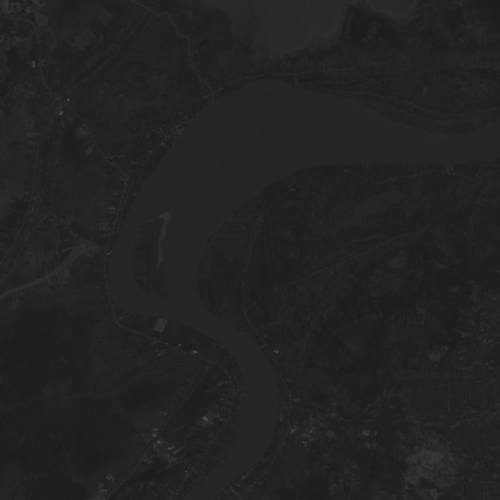
#> input picture data_train/LC08_126052_B3_crop.TIF, 500 x 500 px; the run also reads 1 picture not shown here
$ python gen_tiff_image_ndvi.py
#> lines starting #> are read from the running program, lines starting #| are printed output that depends on the picture; after the words box and inside, x2 and y2 are one past the last pixel; in counts of white or black regions, pixels touching at a corner belong together
import cv2
import numpy as np
import skimage
import skimage.io
import skimage.transform
from PIL import Image
from sklearn import cluster


def prepimage():  # prepare the image stack
    b3 = cv2.imread("data_train/LC08_126052_B3_crop.TIF", 0)  # load red
#> b3 is the input picture: shape (500, 500); min 28, max 79, mean 34.5
    b4 = cv2.imread("data_train/LC08_126052_B4_crop.TIF", 0)  # load band 5 - near infrared
    b5 = cv2.imread("data_train/LC08_126052_B5_crop.TIF", 0)
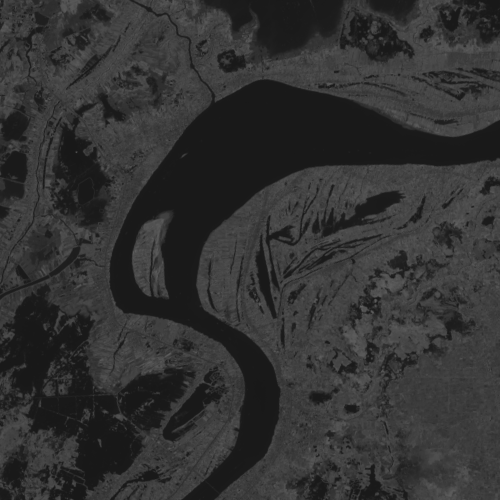
#> input picture data_train/LC08_126052_B5_crop.TIF, 500 x 500 px
#> b5 is the input picture: shape (500, 500); min 23, max 97, mean 50.5

    X3 = b3.reshape((-1, 1))
    X4 = b4.reshape((-1, 1))
    X5 = b5.reshape((-1, 1))

    X = np.concatenate((X5, X4, X3), axis=1)

    ndvi = np.true_divide((b5 - b4), (b5 + b4))  # ndvi
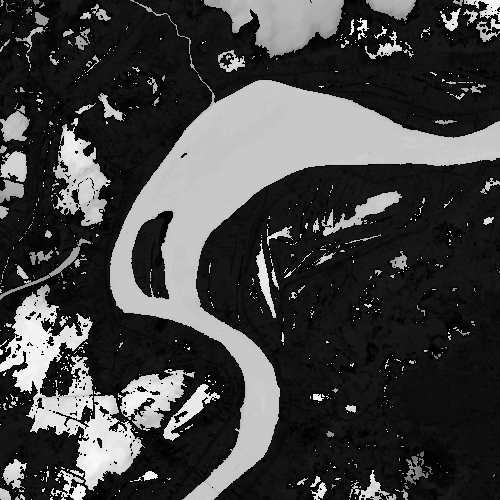
#> ndvi: shape (500, 500) float64; min 0, max 5.2, mean 1.37; drawn with min black and max white
    rgb = np.dstack((b5, b4, b3))  # combine into ordered stack
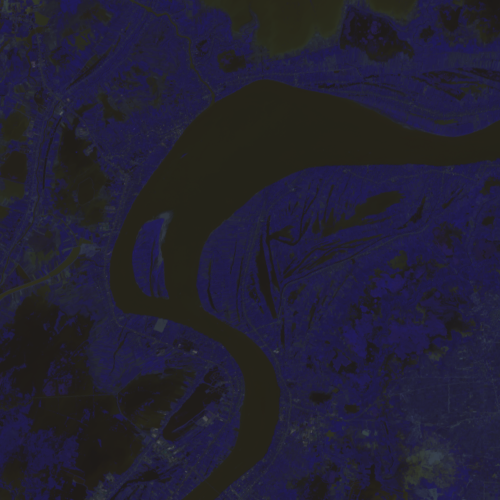
#> rgb: shape (500, 500, 3); mean of channels 0, 1, 2 50.5, 32.3, 34.5; drawn as B, G, R
    # cv2.imshow('rgb', rgb)
    # cv2.waitKey(0)

    rgb_big = skimage.transform.resize(rgb, output_shape=(b5.shape[0], b5.shape[1], 3), order=3, mode='constant',
                                       cval=0.0)  # resize the rgb composite to match the chromatic
    ndvi_big = skimage.transform.resize(ndvi, output_shape=(b5.shape[0], b5.shape[1]), order=3, mode='constant',
                                        cval=0.0)  # resize ndvi to match the rgb

    return rgb, ndvi_big, X

rgb, ndvi, X = prepimage()

# cv2.imshow('ssd', ndvi)
# cv2.waitKey(0)

#kmean ndvi_image
k_means = cluster.KMeans(n_clusters=2)
ndvi_big = ndvi.reshape((rgb.shape[0]*rgb.shape[1],1))
k_means.fit(ndvi_big)

#merge RGB
ndvi_pan_r = np.zeros((rgb.shape[0]*rgb.shape[1]), dtype="uint8")
ndvi_pan_g = np.zeros((rgb.shape[0]*rgb.shape[1]), dtype="uint8")
ndvi_pan_b = np.zeros((rgb.shape[0]*rgb.shape[1]), dtype="uint8")
ndvi_ap = []
X_cluster = k_means.labels_
# binary_image = np.zeros((rgb.shape[0]*rgb.shape[1],1), dtype=np.int32)
print(type(X_cluster[2]))
for i in range(len(X_cluster)):
    if X_cluster[i] == 0:
        ndvi_pan_r[i] = 0
        ndvi_pan_g[i] = 255
        ndvi_pan_b[i] = 0
        # binary_image[i] = 0
    else:
        ndvi_pan_r[i] = 255
        ndvi_pan_g[i] = 0
        ndvi_pan_b[i] = 0
        # binary_image[i] = 255
ndvi_pan_r = ndvi_pan_r.reshape((rgb.shape[0],rgb.shape[1]))
ndvi_pan_g = ndvi_pan_g.reshape((rgb.shape[0],rgb.shape[1]))
ndvi_pan_b = ndvi_pan_b.reshape((rgb.shape[0],rgb.shape[1]))
r = Image.fromarray(ndvi_pan_r, mode=None)
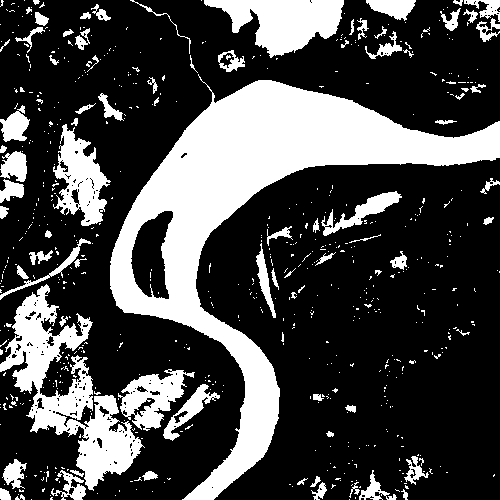
#> r: PIL image 500x500 L; 28% white; 647 white regions (565 under 20 px), largest, box (x1, y1, x2, y2) and area: (110, 74, 500, 500) 37074, (0, 284, 145, 491) 9523, (204, 0, 344, 58) 4614
g = Image.fromarray(ndvi_pan_g, mode=None)
b = Image.fromarray(ndvi_pan_b, mode=None)
#> b: PIL image 500x500 L; every value is 0
imga = Image.merge("RGB", (r,g,b))
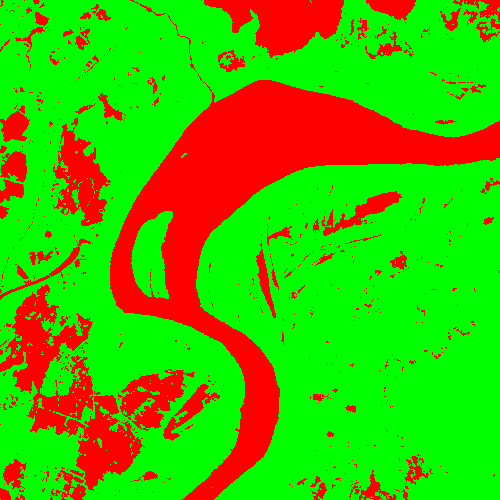
#> imga: PIL image 500x500 RGB; mean R, G, B 71.4, 183.6, 0
imga.save("./output/ndvi_result_kmean.TIF")
imga.show()
